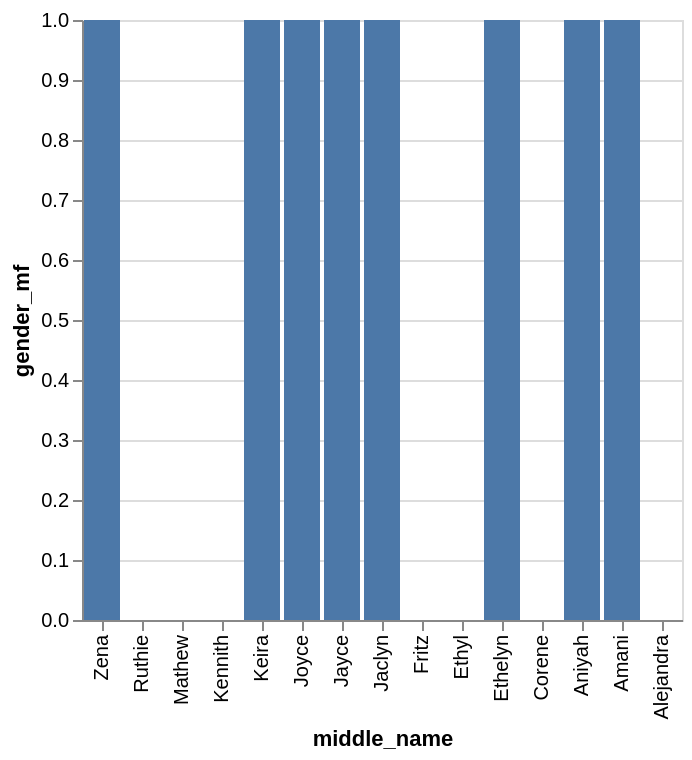

Write a Vega-Lite specification for this figure.
### Vega-Lite specification from a JSON file in a GitHub repository (floating-point values rounded to 4 significant figures)
{"data": {"values": [{"x_data": "Keira", "y_data": 1}, {"x_data": "Ruthie", "y_data": 0}, {"x_data": "Alejandra", "y_data": 0}, {"x_data": "Ethyl", "y_data": 0}, {"x_data": "Joyce", "y_data": 1}, {"x_data": "Amani", "y_data": 1}, {"x_data": "Mathew", "y_data": 0}, {"x_data": "Aniyah", "y_data": 1}, {"x_data": "Kennith", "y_data": 0}, {"x_data": "Ethelyn", "y_data": 1}, {"x_data": "Jaclyn", "y_data": 1}, {"x_data": "Corene", "y_data": 0}, {"x_data": "Fritz", "y_data": 0}, {"x_data": "Jayce", "y_data": 1}, {"x_data": "Zena", "y_data": 1}]}, "mark": "bar", "encoding": {"x": {"field": "x_data", "type": "nominal", "title": "middle_name", "sort": "descending"}, "y": {"field": "y_data", "type": "quantitative", "title": "gender_mf"}}}
